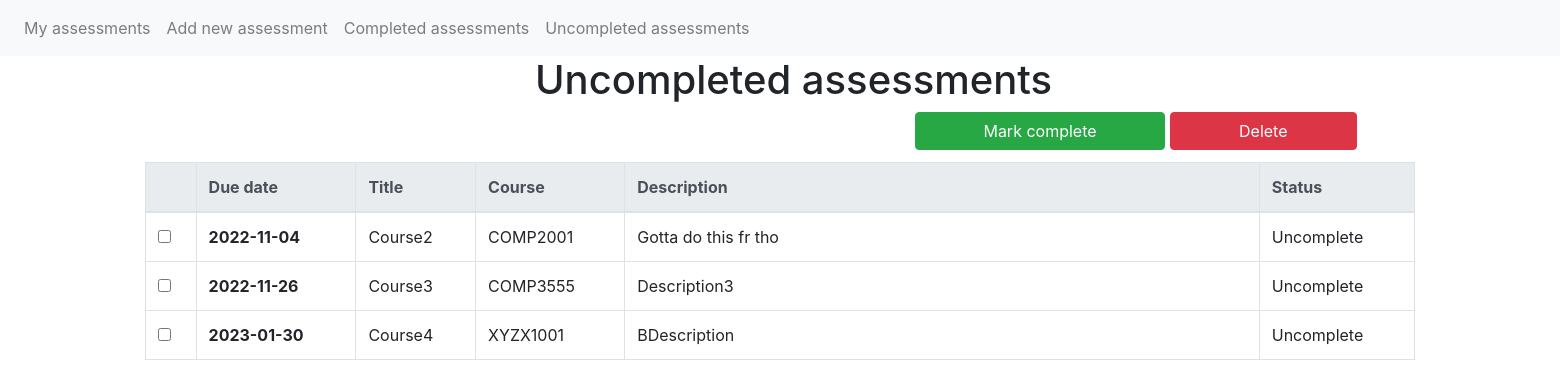
Page /incomplete on the earlier database version.
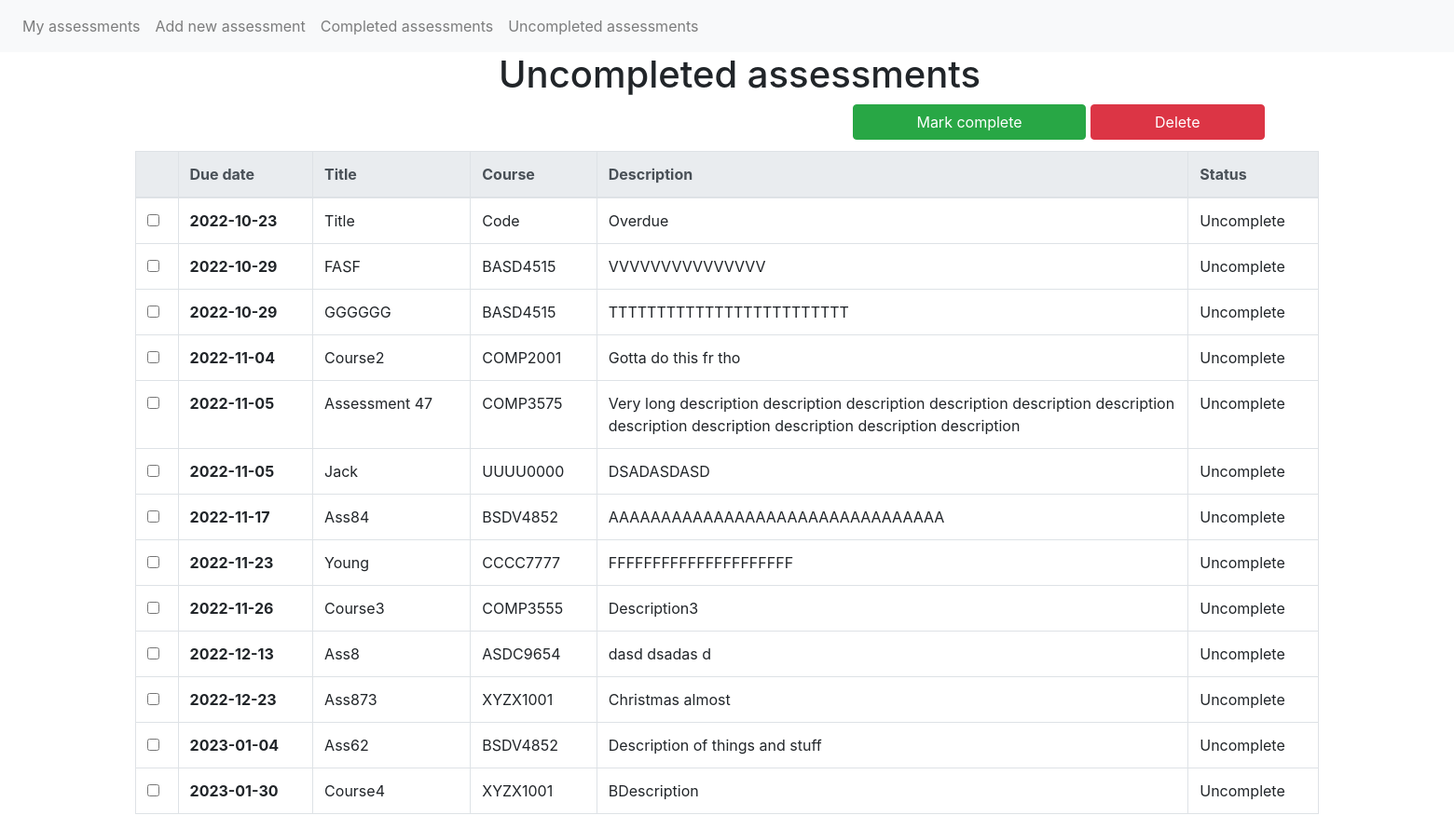
Same page on the later database version.
### app/models.py (models this page shows)
class Assessment(db.Model):
    id = db.Column(db.Integer, primary_key=True)
    title = db.Column(db.String(50))
    code = db.Column(db.String(20))
    deadline = db.Column(db.Date)
    description = db.Column(db.String(1000))
    complete = db.Column(db.Boolean)

### app/views.py (the view)
@app.route('/incomplete', methods=['GET', 'POST'])
def incomplete():
    return base('incomplete', collect_assessments(complete=False))

### app/views.py (called while the page is built)
def button_pressed(button):
    return button in request.form

def base(page, assessments):
    if button_pressed(f'{page}_button'):
        modify_selected(request.form[f'{page}_button']) # Button value corresponds to function name
        return redirect(url_for(page))
    return render_template(f'{page}.html', assessments=assessments)

def collect_assessments(complete=True, incomplete=True):
    return sorted([ass for ass in Assessment.query.all()
                   if ass.complete == complete
                   or ass.complete != incomplete], key=lambda x: x.deadline)

### app/templates/incomplete.html
{% extends "table.html" %}
{% block title %}
<h1>Uncompleted assessments</h1>
{% endblock %}
{% block buttons %}
<button type="submit" name="incomplete_button" value="mark_complete" class="btn btn-success offset-4 col-4">Mark
    complete</button>
<button type="submit" name="incomplete_button" value="delete" class="btn btn-danger col-3">Delete</button>
{% endblock %}

### app/templates/table.html (shortened to what this page needs)
{% extends "base.html" %}
{% block content %}
<div class="container-fluid">
    <div class="row">
        <div class="col-12 offset-lg-4 offset-md-3">
            {% block title %}{% endblock %}
        </div>
    </div>
    <body>
        <form action="" method="post">
            <div class="row">
                <div class="col-lg-6 col-md-8 col-sm-12 offset-lg-5 offset-md-3 offset-sm-0" style="height: 50px">
                    {% block buttons %}{% endblock %}
                </div>
            </div>
            <div class="row">
                <div class="col-lg-10 col-md-12 col-sm-12 col-xs-12 offset-lg-1">
                    <table class="table table-hover table-bordered">
                        <thead class="thead-light">
                            {% if assessments|length == 0 %}
                            <tr>
                                <th scope="col">No assessments</th>
                            </tr>
                            {% else %}
                            <tr>
                                <th scope="col"></th>
                                <th scope="col">Due date</th>
                                <th scope="col">Title</th>
                                <th scope="col">Course</th>
                                <th class="col-lg-6 col-md-4 col-sm-2 col-xs-1">Description</th>
                                <th scope="col">Status</th>
                            </tr>
                            {% endif %}
                        </thead>
                        <tbody>
                            {% for ass in assessments %}
                            <tr>
                                <td><input type="checkbox" name="assessment_id" , value="{{ ass.id }}"></td>
                                <th scope=" row">{{ ass.deadline }}</th>
                                <td>{{ ass.title }}</td>
                                <td>{{ ass.code }}</td>
                                <td>{{ ass.description }}</td>
                                <td>
                                    {% if ass.complete %}
                                    Complete
                                    {% else %}
                                    Uncomplete
                                    {% endif %}
                                </td>
                            </tr>
                            {% endfor %}
                        </tbody>
                    </table>
                </div>
        </form>
    </body>
</div>
{% endblock %}

Differences in the rows shown:
added Assessment: deadline "2022-10-23", title "Title", code "Code", description "Overdue", complete "Uncomplete"
added Assessment: deadline "2022-10-29", title "FASF", code "BASD4515", description "VVVVVVVVVVVVVVV", complete "Uncomplete"
added Assessment: deadline "2022-10-29", title "GGGGGG", code "BASD4515", description "TTTTTTTTTTTTTTTTTTTTTTTTT", complete "Uncomplete"
added Assessment: deadline "2022-11-05", title "Assessment 47", code "COMP3575", description "Very long description description description description description description description description description description description", complete "Uncomplete"
added Assessment: deadline "2022-11-05", title "Jack", code "UUUU0000", description "DSADASDASD", complete "Uncomplete"
added Assessment: deadline "2022-11-17", title "Ass84", code "BSDV4852", description "AAAAAAAAAAAAAAAAAAAAAAAAAAAAAAAA", complete "Uncomplete"
added Assessment: deadline "2022-11-23", title "Young", code "CCCC7777", description "FFFFFFFFFFFFFFFFFFFFF", complete "Uncomplete"
added Assessment: deadline "2022-12-13", title "Ass8", code "ASDC9654", description "dasd dsadas d", complete "Uncomplete"
added Assessment: deadline "2022-12-23", title "Ass873", code "XYZX1001", description "Christmas almost", complete "Uncomplete"
added Assessment: deadline "2023-01-04", title "Ass62", code "BSDV4852", description "Description of things and stuff", complete "Uncomplete"
